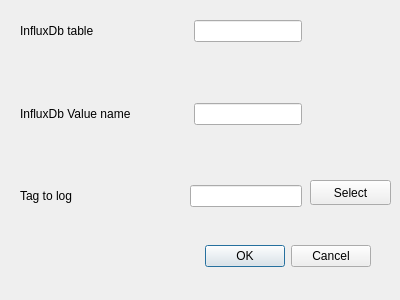
<?xml version="1.0" encoding="UTF-8"?>
<ui version="4.0">
 <class>AddValueDialog</class>
 <widget class="QDialog" name="AddValueDialog">
  <property name="geometry">
   <rect>
    <x>0</x>
    <y>0</y>
    <width>400</width>
    <height>300</height>
   </rect>
  </property>
  <property name="windowTitle">
   <string>Dialog</string>
  </property>
  <widget class="QDialogButtonBox" name="buttonBox">
   <property name="geometry">
    <rect>
     <x>30</x>
     <y>240</y>
     <width>341</width>
     <height>32</height>
    </rect>
   </property>
   <property name="orientation">
    <enum>Qt::Orientation::Horizontal</enum>
   </property>
   <property name="standardButtons">
    <set>QDialogButtonBox::StandardButton::Cancel|QDialogButtonBox::StandardButton::Ok</set>
   </property>
  </widget>
  <widget class="QWidget" name="layoutWidget">
   <property name="geometry">
    <rect>
     <x>20</x>
     <y>20</y>
     <width>282</width>
     <height>187</height>
    </rect>
   </property>
   <layout class="QVBoxLayout" name="verticalLayout">
    <item>
     <layout class="QHBoxLayout" name="horizontalLayout">
      <item>
       <widget class="QLabel" name="label">
        <property name="text">
         <string>InfluxDb table</string>
        </property>
       </widget>
      </item>
      <item>
       <spacer name="horizontalSpacer">
        <property name="orientation">
         <enum>Qt::Orientation::Horizontal</enum>
        </property>
        <property name="sizeHint" stdset="0">
         <size>
          <width>40</width>
          <height>20</height>
         </size>
        </property>
       </spacer>
      </item>
      <item>
       <widget class="QLineEdit" name="tableName"/>
      </item>
     </layout>
    </item>
    <item>
     <spacer name="verticalSpacer">
      <property name="orientation">
       <enum>Qt::Orientation::Vertical</enum>
      </property>
      <property name="sizeHint" stdset="0">
       <size>
        <width>20</width>
        <height>40</height>
       </size>
      </property>
     </spacer>
    </item>
    <item>
     <layout class="QHBoxLayout" name="horizontalLayout_2">
      <item>
       <widget class="QLabel" name="label_2">
        <property name="text">
         <string>InfluxDb Value name</string>
        </property>
       </widget>
      </item>
      <item>
       <spacer name="horizontalSpacer_2">
        <property name="orientation">
         <enum>Qt::Orientation::Horizontal</enum>
        </property>
        <property name="sizeHint" stdset="0">
         <size>
          <width>40</width>
          <height>20</height>
         </size>
        </property>
       </spacer>
      </item>
      <item>
       <widget class="QLineEdit" name="valueName"/>
      </item>
     </layout>
    </item>
    <item>
     <spacer name="verticalSpacer_2">
      <property name="orientation">
       <enum>Qt::Orientation::Vertical</enum>
      </property>
      <property name="sizeHint" stdset="0">
       <size>
        <width>20</width>
        <height>40</height>
       </size>
      </property>
     </spacer>
    </item>
    <item>
     <layout class="QHBoxLayout" name="horizontalLayout_3">
      <item>
       <widget class="QLabel" name="label_3">
        <property name="text">
         <string>Tag to log</string>
        </property>
       </widget>
      </item>
      <item>
       <spacer name="horizontalSpacer_3">
        <property name="orientation">
         <enum>Qt::Orientation::Horizontal</enum>
        </property>
        <property name="sizeHint" stdset="0">
         <size>
          <width>40</width>
          <height>20</height>
         </size>
        </property>
       </spacer>
      </item>
      <item>
       <widget class="QLineEdit" name="tag"/>
      </item>
     </layout>
    </item>
   </layout>
  </widget>
  <widget class="QPushButton" name="selectButton">
   <property name="geometry">
    <rect>
     <x>310</x>
     <y>180</y>
     <width>81</width>
     <height>25</height>
    </rect>
   </property>
   <property name="text">
    <string>Select</string>
   </property>
  </widget>
 </widget>
 <resources/>
 <connections>
  <connection>
   <sender>buttonBox</sender>
   <signal>accepted()</signal>
   <receiver>AddValueDialog</receiver>
   <slot>accept()</slot>
   <hints>
    <hint type="sourcelabel">
     <x>248</x>
     <y>254</y>
    </hint>
    <hint type="destinationlabel">
     <x>157</x>
     <y>274</y>
    </hint>
   </hints>
  </connection>
  <connection>
   <sender>buttonBox</sender>
   <signal>rejected()</signal>
   <receiver>AddValueDialog</receiver>
   <slot>reject()</slot>
   <hints>
    <hint type="sourcelabel">
     <x>316</x>
     <y>260</y>
    </hint>
    <hint type="destinationlabel">
     <x>286</x>
     <y>274</y>
    </hint>
   </hints>
  </connection>
 </connections>
</ui>
